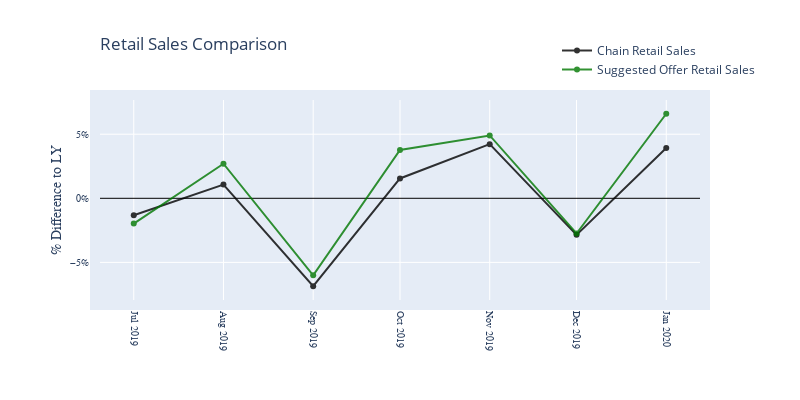

The code cell stored with this chart in its notebook:
### Code cell
graph_MetricsComp('TotalRetailSales', 'Retail Sales', bool_Indexed=False)

### Figure 1 — Plotly figure (JSON) as saved in the notebook; plotly's stock layout.template omitted (floating-point values rounded to 4 significant figures)
{"data": [{"marker": {"color": "#000000"}, "name": "Chain Retail Sales", "opacity": 0.8, "type": "scatter", "uid": "79053f99-1d1d-4530-aa90-fd953db33c0a", "x": ["2019-07-01T00:00:00", "2019-08-01T00:00:00", "2019-09-01T00:00:00", "2019-10-01T00:00:00", "2019-11-01T00:00:00", "2019-12-01T00:00:00", "2020-01-01T00:00:00"], "y": [-0.01327, 0.01074, -0.06863, 0.01549, 0.04225, -0.02852, 0.03932]}, {"marker": {"color": "#007700"}, "name": "Suggested Offer Retail Sales", "opacity": 0.8, "type": "scatter", "uid": "9de26b04-b8c3-43d0-bba7-6ba7ab5bb227", "x": ["2019-07-01T00:00:00", "2019-08-01T00:00:00", "2019-09-01T00:00:00", "2019-10-01T00:00:00", "2019-11-01T00:00:00", "2019-12-01T00:00:00", "2020-01-01T00:00:00"], "y": [-0.0197, 0.02697, -0.06009, 0.03777, 0.04903, -0.02747, 0.06598]}], "layout": {"height": 400, "legend": {"x": 1.1, "xanchor": "right", "y": 1.2, "yanchor": "middle"}, "margin": {"autoexpand": true, "b": 100, "l": 100, "pad": 10, "r": 100, "t": 100}, "title": {"text": "Retail Sales Comparison", "x": 0, "xanchor": "left", "xref": "paper"}, "width": 800, "xaxis": {"gridcolor": "#ffffff", "tickangle": 90, "tickfont": {"family": "Arial, san-serif", "size": 10}, "type": "date"}, "yaxis": {"gridcolor": "#ffffff", "tickfont": {"family": "Arial, san-serif", "size": 10}, "tickformat": "0%", "title": {"font": {"family": "Arial, san-serif", "size": 14}, "text": "% Difference to LY"}, "zeroline": true, "zerolinecolor": "#000000", "zerolinewidth": 1}}}
